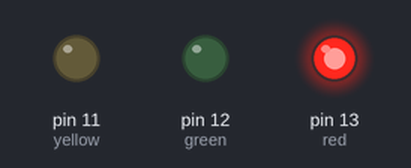
A sketch run on a simulated Arduino Uno, built with avr-gcc and run on an emulated ATmega328P. Parts: output pins drawn as LEDs (lit = HIGH).

Above: at 1.0 s.
At 2.1 s:
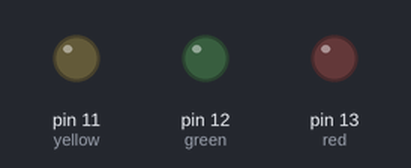
At 3.2 s:
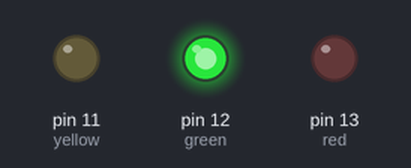
At 5.4 s:
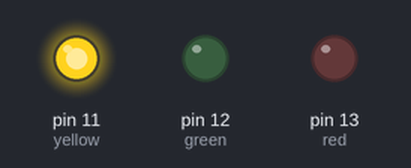
Timing chart, 0 to 8.6 s (numbered marks = the images above):
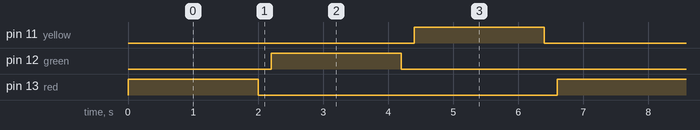

The sketch:

Ej1-Leds_RVA.ino
```cpp
#define red 13
#define green 12
#define yellow 11
#define tiempoPrendido 2000 //2 segundos
#define tiempoApagado 200

void setup()
{
  pinMode(red, OUTPUT);
  pinMode(green, OUTPUT);
  pinMode(yellow, OUTPUT);
}

void loop()
{
	// rojo
	digitalWrite(red, HIGH);
  	delay(tiempoPrendido);
    digitalWrite(red, LOW);
	delay(tiempoApagado);
  	// verde
    digitalWrite(green, HIGH);
	delay(tiempoPrendido);
	digitalWrite(green, LOW);
	delay(tiempoApagado);
  	// amarillo
    digitalWrite(yellow, HIGH);
	delay(tiempoPrendido);
	digitalWrite(yellow, LOW);
	delay(tiempoApagado);
}
```

Measured:
- by itself, pin 11 (yellow), pin 12 (green), pin 13 (red): alternates HIGH for 2.0 s and LOW for 4.6 s
- by itself, everything shown: repeats every 6.6 s, in 6 steps
